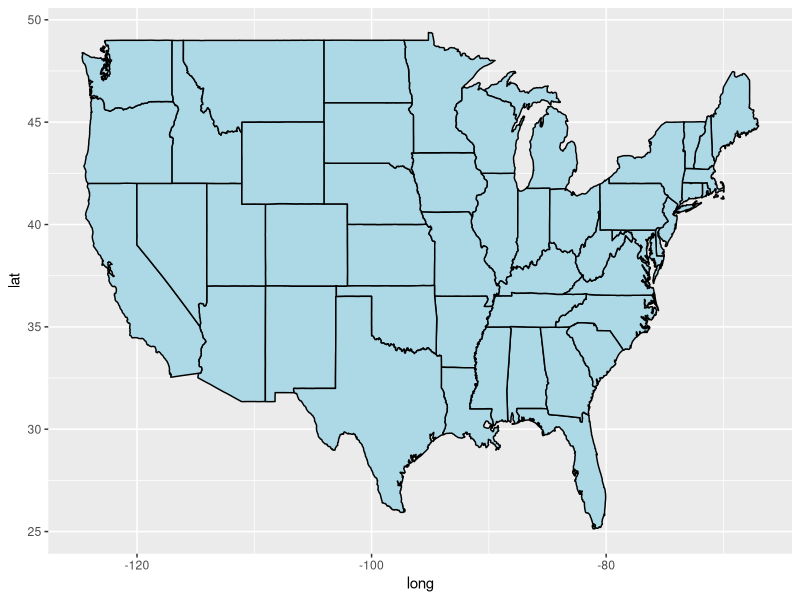
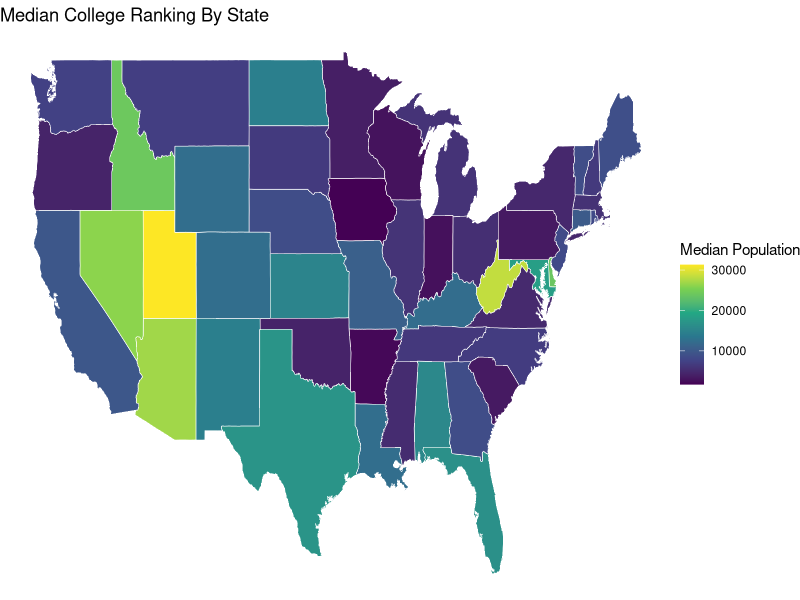

Source code (R) for these figures, in order:
## ---- chunk 1

library(readr)

Top_Colleges_2019 <- read_csv("data/ForbesAmericasTopColleges2019.csv")

Top_Colleges_2019

Top_Colleges_2019_cleaned <- na.omit(Top_Colleges_2019) 

## ---- chunk 2

Top_Colleges_2019_cleaned$State <- factor(Top_Colleges_2019_cleaned$State)
levels(Top_Colleges_2019_cleaned$State)
nlevels(Top_Colleges_2019_cleaned$State)


# Loop:

calculate_medians <- function(Top_Colleges_2019_cleaned, college_data){
  median_scores <- data.frame("State" = levels(Top_Colleges_2019_cleaned$State), 
                            "Medians" = rep(NA, length = nlevels(Top_Colleges_2019_cleaned$State)))
  for (x in median_scores$State) {
    median_scores$Medians[median_scores$State == x] <- 
      median(Top_Colleges_2019_cleaned[[college_data]][Top_Colleges_2019_cleaned$State == x])
  }
  return(median_scores)
}

median_scores <- calculate_medians(Top_Colleges_2019_cleaned, "Rank")
median_scores_pop <- calculate_medians(Top_Colleges_2019_cleaned, "Student Population")

# Install necessary packages: 

library(ggplot2)
library(maps)
library(mapproj)
library(dplyr)

# Create map showing the median ranking of colleges in each state. 


map_colleges <- merge(Top_Colleges_2019_cleaned, median_scores, by = "State")

names(map_colleges)[1] <- "region"

map_colleges$region <- tolower(state.name[match(map_colleges$region, state.abb)])
map_colleges <- na.omit(map_colleges)

Main_States <- map_data("state")

Merged_States <- inner_join(Main_States, map_colleges, by = "region")
  
# median population data 
map_colleges_pop <- merge(Top_Colleges_2019_cleaned, median_scores_pop, by = "State")

names(map_colleges_pop)[1] <- "region"

map_colleges_pop$region <- tolower(state.name[match(map_colleges_pop$region, state.abb)])
map_colleges_pop <- na.omit(map_colleges_pop)

Main_States_pop <- map_data("state")

Merged_States_pop <- inner_join(Main_States_pop, map_colleges_pop, by = "region")

# Plot Base Map

ggplot() + 
  geom_polygon(data = Main_States, aes(x = long, y = lat, group = group), 
                color = "black", fill = "lightblue")

# Plot Median College Rankings on Map

p <- ggplot(Merged_States, aes(x = long, y = lat, group = group, fill = Medians)) + 
  geom_polygon(color = "white", size = 0.2) + ggtitle("Median College Ranking By State") + scale_fill_viridis_c() + theme_void()

p$labels$fill <- "Median Ranking"



# median population data 
map_colleges_pop <- merge(Top_Colleges_2019_cleaned, median_scores_pop, by = "State")

names(map_colleges_pop)[1] <- "region"

map_colleges_pop$region <- tolower(state.name[match(map_colleges_pop$region, state.abb)])
map_colleges_pop <- na.omit(map_colleges_pop)

Main_States_pop <- map_data("state")

Merged_States_pop <- inner_join(Main_States_pop, map_colleges_pop, by = "region")

# plot map for pop

p <- ggplot(Merged_States_pop, aes(x = long, y = lat, group = group, fill = Medians)) + 
  geom_polygon(color = "white", size = 0.2) + ggtitle("Median College Ranking By State") + scale_fill_viridis_c() + theme_void()

p$labels$fill <- "Median Population"



xinput <- readline("Plot median ranking or median population, enter M or P:")

if (xinput == 'M'){
	p <- ggplot(Merged_States, aes(x = long, y = lat, group = group, fill = Medians)) + 
	  geom_polygon(color = "white", size = 0.2) + ggtitle("Median College Ranking By State") + scale_fill_viridis_c() + theme_void()
	  p$labels$fill <- "Median Ranking"
} else if (xinput == 'P') {
	p <- ggplot(Merged_States_pop, aes(x = long, y = lat, group = group, fill = Medians)) + 
  geom_polygon(color = "white", size = 0.2) + ggtitle("Median College Ranking By State") + scale_fill_viridis_c() + theme_void()
	p$labels$fill <- "Median Population"
}


p
